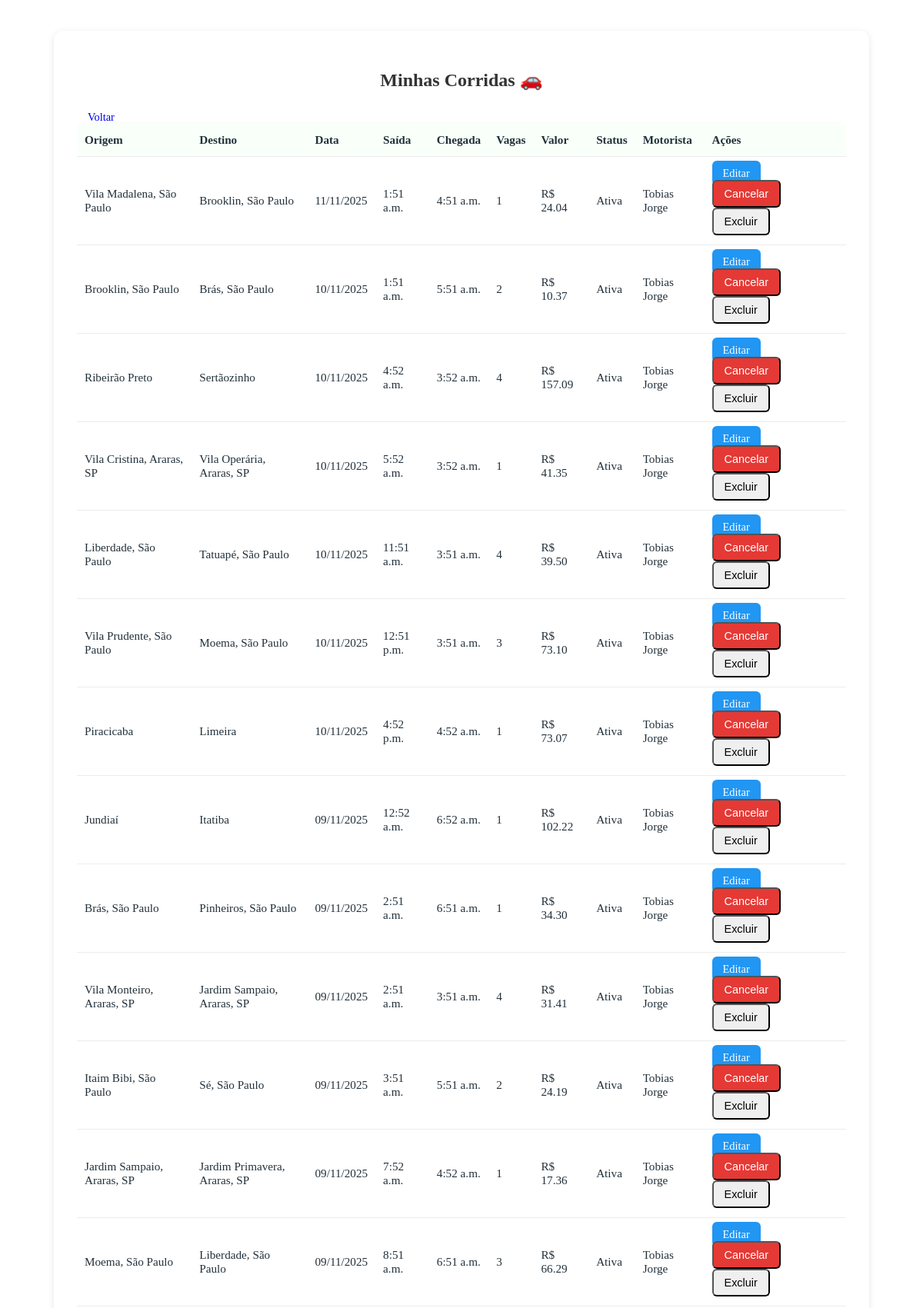
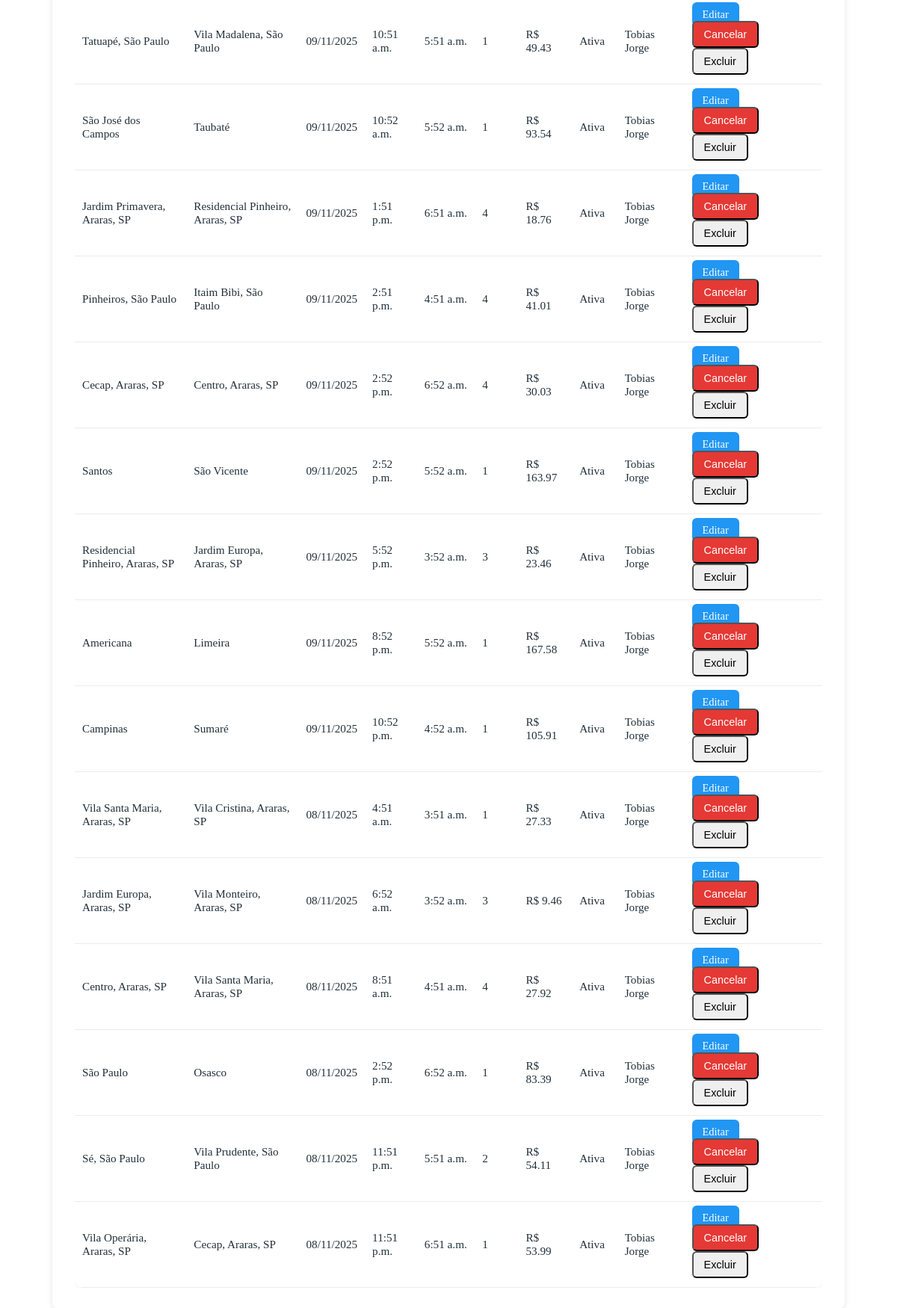
Screenshot of /corrida/lista/ (signed in) with the database file from the repository (2 pictures, top to bottom).
### corrida/models.py (models this page shows, shortened)
class Corrida(models.Model):
    STATUS_CHOICES = [
        ('ativa', 'Ativa'),
        ('cancelada', 'Cancelada'),
    ]
    motorista = models.ForeignKey(
        settings.AUTH_USER_MODEL,
        on_delete=models.CASCADE,
        related_name='corridas_motorista'
    )
    origem = models.CharField(max_length=100)
    bairro_origem = models.CharField(max_length=50, blank=True, null=True)
    cidade_origem = models.CharField(max_length=50, blank=True, null=True)
    estado_origem = models.CharField(max_length=50, blank=True, null=True)
    cep_origem = models.CharField(max_length=10, blank=True, null=True)
    destino = models.CharField(max_length=100)
    bairro_destino = models.CharField(max_length=50, blank=True, null=True)
    cidade_destino = models.CharField(max_length=50, blank=True, null=True)
    estado_destino = models.CharField(max_length=50, blank=True, null=True)
    cep_destino = models.CharField(max_length=10, blank=True, null=True)
    data = models.DateField(null=True, blank=True)
    horario_saida = models.TimeField(null=True, blank=True)
    horario_chegada = models.TimeField(null=True, blank=True)
    vagas_disponiveis = models.PositiveIntegerField(default=1)
    valor = models.DecimalField(max_digits=8, decimal_places=2, null=True, blank=True)
    observacoes = models.TextField(blank=True, null=True)
    status = models.CharField(max_length=10, choices=STATUS_CHOICES, default='ativa')
    origem_lat = models.FloatField(null=True, blank=True)
    origem_lon = models.FloatField(null=True, blank=True)
    destino_lat = models.FloatField(null=True, blank=True)
    destino_lon = models.FloatField(null=True, blank=True)
    rota = models.JSONField(default=list, blank=True)
    distancia_m = models.FloatField(null=True, blank=True)
    pontos_count = models.PositiveIntegerField(default=0)
    bbox_min_lat = models.FloatField(null=True, blank=True)
    bbox_max_lat = models.FloatField(null=True, blank=True)
    bbox_min_lon = models.FloatField(null=True, blank=True)
    bbox_max_lon = models.FloatField(null=True, blank=True)
    criado_em = models.DateTimeField(auto_now_add=True)
    atualizado_em = models.DateTimeField(auto_now=True)

### usuarios/models.py (models this page shows, shortened)
class Usuario(AbstractBaseUser, PermissionsMixin):
    MOTORISTA = 'motorista'
    PASSAGEIRO = 'passageiro'
    ADMIN = 'admin'
    TIPO_CHOICES = [
        (PASSAGEIRO, 'Passageiro'),
        (MOTORISTA, 'Motorista'),
        (ADMIN, 'Administrador'),
    ]
    email = models.EmailField(unique=True)
    nome = models.CharField(max_length=100)
    telefone = models.CharField(max_length=20, blank=True)
    tipo_usuario = models.CharField(
        max_length=20,
        choices=TIPO_CHOICES,
        default=PASSAGEIRO,
        verbose_name='Tipo de Conta'
    )
    is_active = models.BooleanField(default=True)
    is_staff = models.BooleanField(default=False)
    date_joined = models.DateTimeField(default=timezone.now)
    objects = UsuarioManager()
    USERNAME_FIELD = 'email'  # Campo usado para login
    REQUIRED_FIELDS = ['nome']  # Campos obrigatórios na criação de superusuário

### corrida/views.py (the view)
# urls.py: path('lista/', views.lista_corridas, name='lista_corridas'),
@login_required
@user_passes_test(is_motorista_ou_admin)
def lista_corridas(request):
    print(">>> view lista_corridas chamada <<<")
    logger.error("view lista_corridas chamada")
    qs = Corrida.objects.filter(
        motorista=request.user
    ).order_by('-data', 'horario_saida').select_related('motorista')
    if request.user.is_authenticated:
        solicit_qs = SolicitacaoCarona.objects.filter(passageiro=request.user)
        qs = qs.prefetch_related(
            Prefetch('solicitacoes', queryset=solicit_qs, to_attr='minha_solicitacoes')
        )
    corridas = list(qs)
    if request.user.is_authenticated:
        for corrida in corridas:
            lista = getattr(corrida, 'minha_solicitacoes', None)
            corrida.minha_solicitacao = lista[0] if lista else None
    else:
        for corrida in corridas:
            corrida.minha_solicitacao = None
    return render(request, 'corrida/lista_corridas.html', {
        'corridas': corridas
    })

### corrida/views.py (called while the page is built)
def is_motorista_ou_admin(user):
    return user.is_authenticated and user.tipo_usuario in ["motorista", "admin"]

### corrida/templates/corrida/lista_corridas.html (shortened to what this page needs)
{% extends "base.html" %}
{% load static %}
{% block extra_head %}
<link rel="stylesheet" href="{% static 'corrida/css/lista_corridas.css' %}"> {% endblock %}
{% block content %}
<div class="corridas-container"> <h2>Minhas Corridas 🚗</h2>
{% if corridas %}
    <div class="table-responsive">
        <table class="corridas-table">
            <thead>
                <tr>
                    <th>Origem</th>
                    <th>Destino</th>
                    <th>Data</th>
                    <th>Saída</th>
                    <th>Chegada</th>
                    <th>Vagas</th>
                    <th>Valor</th>
                    <th>Status</th>
                    <th>Motorista</th>
                    <th>Ações</th>
                </tr>
            </thead>
            <tbody>
                {% for corrida in corridas %}
                    <tr id="corrida-row-{{ corrida.id }}" class="{% if corrida.status == 'cancelada' %}cancelada{% endif %}">
                        <td>{{ corrida.origem }}</td>
                        <td>{{ corrida.destino }}</td>
                        <td>{{ corrida.data|date:"d/m/Y" }}</td>
                        <td>{{ corrida.horario_saida }}</td>
                        <td>{{ corrida.horario_chegada }}</td>
                        <td>{{ corrida.vagas_disponiveis }}</td>
                        <td>R$ {{ corrida.valor }}</td>
                        <td>{{ corrida.get_status_display }}</td>
                        <td>{{ corrida.motorista.nome }}</td>
                        <td>
                            <a href="{% url 'corrida:editar_corrida' corrida.id %}" class="btn editar">Editar</a>
                            <form action="{% url 'corrida:cancelar_corrida' corrida.id %}" method="post" class="inline-form" style="display:inline;">
                                <button type="submit" class="btn {% if corrida.status == 'cancelada' %}reativar{% else %}cancelar{% endif %}">
                                    {% if corrida.status == 'cancelada' %}Reativar{% else %}Cancelar{% endif %}
                                </button>
                            </form>
                            {% if user.is_authenticated and corrida.motorista == user %}
                                <button
                                    type="button"
                                    class="btn btn-danger btn-delete-corrida"
                                    data-corrida-id="{{ corrida.id }}"
                                >
                                    Excluir
                                </button>
                            {% endif %}
                        </td>
                    </tr>
                {% endfor %}
            </tbody>
            <a href="{% url 'usuarios:pagina_inicial' %}" class="btn voltar">Voltar</a>
        </table>
    </div>
{% else %}
    <p>Você ainda não cadastrou nenhuma corrida.</p>
{% endif %}
</div> {% endblock %}

### templates/base.html (shortened to what this page needs)
<!DOCTYPE html>
<html lang="pt-BR">
<head>
    {% load static %}
    {% block extra_head %}{% endblock %}
</head>
<body>
    {% block content %}{% endblock %}
    {% load static %}
</body>
</html>

### corrida/static/corrida/css/lista_corridas.css (style rules this page uses)
.corridas-container { max-width: 1000px; margin: 40px auto; background: #fff; padding: 30px; border-radius: 12px; box-shadow: 0 2px 8px rgba(0,0,0,0.1); }
.corridas-container h2 { text-align: center; margin-bottom: 25px; color: #333; }
.btn { text-decoration: none; padding: 8px 14px; border-radius: 6px; font-size: 0.9rem; transition: 0.3s; text-align: center; cursor: pointer; }
.btn.editar { background: #2196f3; color: white; }
.btn.cancelar { background: #e53935; color: white; }
.table-responsive { overflow-x: auto; margin-top: 20px; }
.corridas-table { width: 100%; border-collapse: collapse; background: #fff; border-radius: 12px; overflow: hidden; box-shadow: 0 2px 8px rgba(0,0,0,0.05); }
.corridas-table th, .corridas-table td { padding: 12px 10px; text-align: left; border-bottom: 1px solid rgba(20,20,20,0.08); font-size: 0.95rem; color: #22303a; }
.corridas-table thead th { background: #f9fff9; font-weight: 700; }
.corridas-table td .btn { margin-right: 4px; }

### rows the page displays
Corrida: origem "Vila Madalena, São Paulo", destino "Brooklin, São Paulo", data "11/11/2025", horario_saida "1:51 a.m.", horario_chegada "4:51 a.m.", vagas_disponiveis "1", valor "24.04", status "Ativa", motorista.nome "Tobias Jorge", shows "Cancelar"
Corrida: origem "Brooklin, São Paulo", destino "Brás, São Paulo", data "10/11/2025", horario_saida "1:51 a.m.", horario_chegada "5:51 a.m.", vagas_disponiveis "2", valor "10.37", status "Ativa", motorista.nome "Tobias Jorge", shows "Cancelar"
Corrida: origem "Ribeirão Preto", destino "Sertãozinho", data "10/11/2025", horario_saida "4:52 a.m.", horario_chegada "3:52 a.m.", vagas_disponiveis "4", valor "157.09", status "Ativa", motorista.nome "Tobias Jorge", shows "Cancelar"
Corrida: origem "Vila Cristina, Araras, SP", destino "Vila Operária, Araras, SP", data "10/11/2025", horario_saida "5:52 a.m.", horario_chegada "3:52 a.m.", vagas_disponiveis "1", valor "41.35", status "Ativa", motorista.nome "Tobias Jorge", shows "Cancelar"
Corrida: origem "Liberdade, São Paulo", destino "Tatuapé, São Paulo", data "10/11/2025", horario_saida "11:51 a.m.", horario_chegada "3:51 a.m.", vagas_disponiveis "4", valor "39.50", status "Ativa", motorista.nome "Tobias Jorge", shows "Cancelar"
Corrida: origem "Vila Prudente, São Paulo", destino "Moema, São Paulo", data "10/11/2025", horario_saida "12:51 p.m.", horario_chegada "3:51 a.m.", vagas_disponiveis "3", valor "73.10", status "Ativa", motorista.nome "Tobias Jorge", shows "Cancelar"
Corrida: origem "Piracicaba", destino "Limeira", data "10/11/2025", horario_saida "4:52 p.m.", horario_chegada "4:52 a.m.", vagas_disponiveis "1", valor "73.07", status "Ativa", motorista.nome "Tobias Jorge", shows "Cancelar"
Corrida: origem "Jundiaí", destino "Itatiba", data "09/11/2025", horario_saida "12:52 a.m.", horario_chegada "6:52 a.m.", vagas_disponiveis "1", valor "102.22", status "Ativa", motorista.nome "Tobias Jorge", shows "Cancelar"
Corrida: origem "Brás, São Paulo", destino "Pinheiros, São Paulo", data "09/11/2025", horario_saida "2:51 a.m.", horario_chegada "6:51 a.m.", vagas_disponiveis "1", valor "34.30", status "Ativa", motorista.nome "Tobias Jorge", shows "Cancelar"
Corrida: origem "Vila Monteiro, Araras, SP", destino "Jardim Sampaio, Araras, SP", data "09/11/2025", horario_saida "2:51 a.m.", horario_chegada "3:51 a.m.", vagas_disponiveis "4", valor "31.41", status "Ativa", motorista.nome "Tobias Jorge", shows "Cancelar"
Corrida: origem "Itaim Bibi, São Paulo", destino "Sé, São Paulo", data "09/11/2025", horario_saida "3:51 a.m.", horario_chegada "5:51 a.m.", vagas_disponiveis "2", valor "24.19", status "Ativa", motorista.nome "Tobias Jorge", shows "Cancelar"
Corrida: origem "Jardim Sampaio, Araras, SP", destino "Jardim Primavera, Araras, SP", data "09/11/2025", horario_saida "7:52 a.m.", horario_chegada "4:52 a.m.", vagas_disponiveis "1", valor "17.36", status "Ativa", motorista.nome "Tobias Jorge", shows "Cancelar"
Corrida: origem "Moema, São Paulo", destino "Liberdade, São Paulo", data "09/11/2025", horario_saida "8:51 a.m.", horario_chegada "6:51 a.m.", vagas_disponiveis "3", valor "66.29", status "Ativa", motorista.nome "Tobias Jorge", shows "Cancelar"
Corrida: origem "Tatuapé, São Paulo", destino "Vila Madalena, São Paulo", data "09/11/2025", horario_saida "10:51 a.m.", horario_chegada "5:51 a.m.", vagas_disponiveis "1", valor "49.43", status "Ativa", motorista.nome "Tobias Jorge", shows "Cancelar"
Corrida: origem "São José dos Campos", destino "Taubaté", data "09/11/2025", horario_saida "10:52 a.m.", horario_chegada "5:52 a.m.", vagas_disponiveis "1", valor "93.54", status "Ativa", motorista.nome "Tobias Jorge", shows "Cancelar"
Corrida: origem "Jardim Primavera, Araras, SP", destino "Residencial Pinheiro, Araras, SP", data "09/11/2025", horario_saida "1:51 p.m.", horario_chegada "6:51 a.m.", vagas_disponiveis "4", valor "18.76", status "Ativa", motorista.nome "Tobias Jorge", shows "Cancelar"
Corrida: origem "Pinheiros, São Paulo", destino "Itaim Bibi, São Paulo", data "09/11/2025", horario_saida "2:51 p.m.", horario_chegada "4:51 a.m.", vagas_disponiveis "4", valor "41.01", status "Ativa", motorista.nome "Tobias Jorge", shows "Cancelar"
Corrida: origem "Cecap, Araras, SP", destino "Centro, Araras, SP", data "09/11/2025", horario_saida "2:52 p.m.", horario_chegada "6:52 a.m.", vagas_disponiveis "4", valor "30.03", status "Ativa", motorista.nome "Tobias Jorge", shows "Cancelar"
Corrida: origem "Santos", destino "São Vicente", data "09/11/2025", horario_saida "2:52 p.m.", horario_chegada "5:52 a.m.", vagas_disponiveis "1", valor "163.97", status "Ativa", motorista.nome "Tobias Jorge", shows "Cancelar"
Corrida: origem "Residencial Pinheiro, Araras, SP", destino "Jardim Europa, Araras, SP", data "09/11/2025", horario_saida "5:52 p.m.", horario_chegada "3:52 a.m.", vagas_disponiveis "3", valor "23.46", status "Ativa", motorista.nome "Tobias Jorge", shows "Cancelar"
Corrida: origem "Americana", destino "Limeira", data "09/11/2025", horario_saida "8:52 p.m.", horario_chegada "5:52 a.m.", vagas_disponiveis "1", valor "167.58", status "Ativa", motorista.nome "Tobias Jorge", shows "Cancelar"
Corrida: origem "Campinas", destino "Sumaré", data "09/11/2025", horario_saida "10:52 p.m.", horario_chegada "4:52 a.m.", vagas_disponiveis "1", valor "105.91", status "Ativa", motorista.nome "Tobias Jorge", shows "Cancelar"
Corrida: origem "Vila Santa Maria, Araras, SP", destino "Vila Cristina, Araras, SP", data "08/11/2025", horario_saida "4:51 a.m.", horario_chegada "3:51 a.m.", vagas_disponiveis "1", valor "27.33", status "Ativa", motorista.nome "Tobias Jorge", shows "Cancelar"
Corrida: origem "Jardim Europa, Araras, SP", destino "Vila Monteiro, Araras, SP", data "08/11/2025", horario_saida "6:52 a.m.", horario_chegada "3:52 a.m.", vagas_disponiveis "3", valor "9.46", status "Ativa", motorista.nome "Tobias Jorge", shows "Cancelar"
Corrida: origem "Centro, Araras, SP", destino "Vila Santa Maria, Araras, SP", data "08/11/2025", horario_saida "8:51 a.m.", horario_chegada "4:51 a.m.", vagas_disponiveis "4", valor "27.92", status "Ativa", motorista.nome "Tobias Jorge", shows "Cancelar"
Corrida: origem "São Paulo", destino "Osasco", data "08/11/2025", horario_saida "2:52 p.m.", horario_chegada "6:52 a.m.", vagas_disponiveis "1", valor "83.39", status "Ativa", motorista.nome "Tobias Jorge", shows "Cancelar"
Corrida: origem "Sé, São Paulo", destino "Vila Prudente, São Paulo", data "08/11/2025", horario_saida "11:51 p.m.", horario_chegada "5:51 a.m.", vagas_disponiveis "2", valor "54.11", status "Ativa", motorista.nome "Tobias Jorge", shows "Cancelar"
Corrida: origem "Vila Operária, Araras, SP", destino "Cecap, Araras, SP", data "08/11/2025", horario_saida "11:51 p.m.", horario_chegada "6:51 a.m.", vagas_disponiveis "1", valor "53.99", status "Ativa", motorista.nome "Tobias Jorge", shows "Cancelar"
